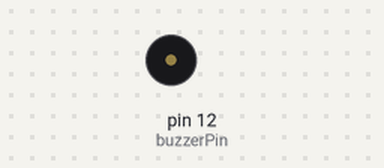
A program run on a simulated Raspberry Pi (header pin numbers). Shown: buzzer (waves = sounding, pin HIGH).

Above: at 0.5 s.
Timing chart, 0 to 4.6 s (numbered marks = the images above):
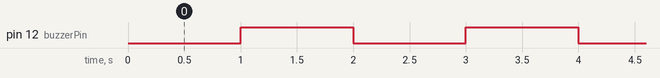

Measured:
- by itself, pin 12 (buzzerPin): alternates HIGH for 1.0 s and LOW for 1.0 s

The program:

Basic_Active_Buzzer_Tone.py
```python
# Play Active Buzzer Tone

import RPi.GPIO as GPIO
import time

GPIO.setmode(GPIO.BOARD)

buzzerPin = 12

GPIO.setup(buzzerPin,GPIO.OUT)

try:
    while True:
        GPIO.output(buzzerPin,0)
        time.sleep(1)
        GPIO.output(buzzerPin,1)
        time.sleep(1)
except KeyboardInterrupt:
    GPIO.cleanup()
```
